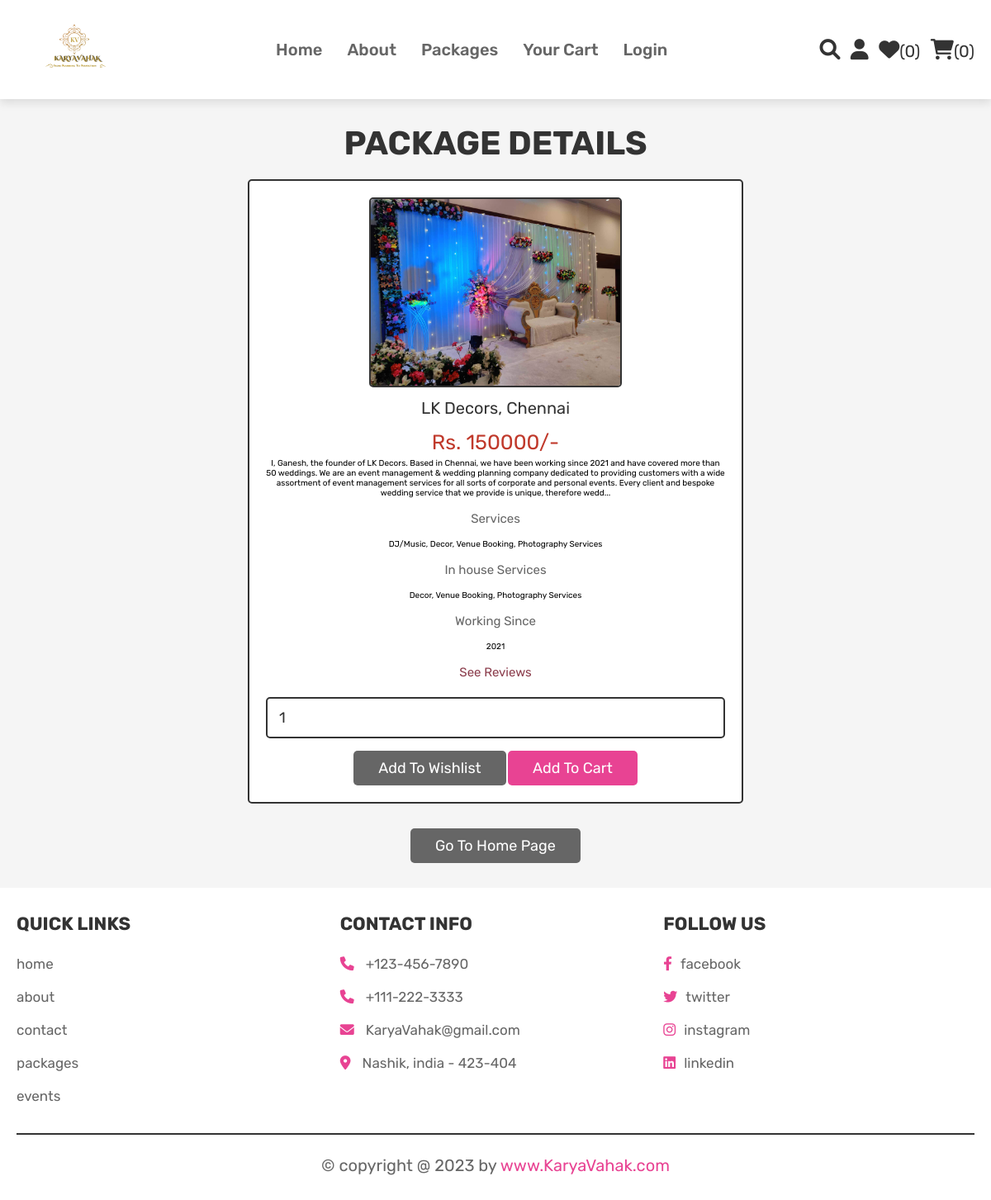
The app's page /view_page.php?pid=115 (signed in) with its own data.
### tables this page shows
CREATE TABLE `products` (
  `id` int(100) NOT NULL,
  `name` varchar(100) NOT NULL,
  `details` varchar(500) NOT NULL,
  `price` int(100) NOT NULL,
  `workingsince` int(11) NOT NULL,
  `services` varchar(500) NOT NULL,
  `inservices` varchar(500) NOT NULL,
  `image` varchar(100) NOT NULL,
  `reviewlink` varchar(50) NOT NULL
);

### view_page.php (the view, shortened to what this page needs)
<?php
@include 'config.php';
?>
<!DOCTYPE html>
<html lang="en">
<head>
   <link rel="stylesheet" href="https://cdnjs.cloudflare.com/ajax/libs/font-awesome/6.0.0/css/all.min.css">
   <link rel="stylesheet" href="css/style.css">
</head>
<body>
<?php @include 'header.php'; ?>
<section class="quick-view">
    <h1 class="title">package details</h1>
    <?php
        if(isset($_GET['pid'])){
            $pid = $_GET['pid'];
            $select_products = mysqli_query($conn, "SELECT * FROM `products` WHERE id = '$pid'") or die('query failed');
         if(mysqli_num_rows($select_products) > 0){
            while($fetch_products = mysqli_fetch_assoc($select_products)){
    ?>
    <form action="" method="POST">
         <img src="uploaded_img/<?php echo $fetch_products['image']; ?>" alt="" class="image">
         <div class="name"><?php echo $fetch_products['name']; ?></div>
         <div class="price">Rs. <?php echo $fetch_products['price']; ?>/-</div>
         <div class="para"><?php echo $fetch_products['details']; ?></div>
         <div class="details">Services </div>
         <div class="para"><?php echo $fetch_products['services']; ?></div>
         <div class="details">In house Services </div>
         <div class="para"><?php echo $fetch_products['inservices']; ?></div>
         <div class="details">Working Since </div>
         <div class="para"><?php echo $fetch_products['workingsince']; ?></div>
         <div class="details"><a href="<?php echo $fetch_products['reviewlink']; ?>" class="linkcolor"> See Reviews </a></div>
         <input type="number" name="product_quantity" value="1" min="1" max="1" class="qty">
         <input type="submit" value="add to wishlist" name="add_to_wishlist" class="option-btn">
         <input type="submit" value="add to cart" name="add_to_cart" class="btn">
      </form>
    <?php
            }
        }else{
        echo '<p class="empty">no products details available!</p>';
        }
    }
    ?>
    <div class="more-btn">
        <a href="home.php" class="option-btn">go to home page</a>
    </div>
</section>
<?php @include 'footer.php'; ?>
</body>
</html>

### css/style.css (style rules this page uses)
:root { --pink:#e84393; --red:#c0392b; --orange:#f39c12; --black:#333; --white:#fff; --light-color:#666; --light-white:#ccc; --light-bg:#f5f5f5; --border:.2rem solid var(--black); --box-shadow:0 .5rem 1rem rgba(0,0,0,.1); }
* { font-family: 'Rubik', sans-serif; margin:0; padding:0; box-sizing: border-box; outline: none; border:none; text-decoration: none; transition:all .2s linear; }
html { font-size: 62.5%; overflow-x: hidden; scroll-behavior: smooth; scroll-padding-top: 6.5rem; }
body { background: var(--light-bg); }
.linkcolor { color: var(--pink); }
section { padding:3rem 2rem; }
.btn, .delete-btn, .option-btn { display: inline-block; border-radius: .5rem; margin-top: 1rem; font-size: 1.8rem; color:var(--white); cursor: pointer; padding:1rem 3rem; text-transform: capitalize; }
.btn { background-color: var(--pink); }
.option-btn { background-color: #666; }
.more-btn { margin-top: 2rem; text-align: center; }
.title { text-align: center; margin-bottom: 2rem; color:var(--black); text-transform: uppercase; font-size: 4rem; }
.linkcolor { color: rgb(122 32 49 / 87%); }
.quick-view form { max-width: 60rem; padding:2rem; text-align: center; border:var(--border); box-shadow: var(--border); border-radius: .5rem; background-color: var(--white); margin:0 auto; }
.quick-view form .image { height: 230px; border:var(--border); border-radius: .5rem; }
.quick-view form .name { margin:1rem 0; font-size: 2rem; color:var(--black); }
.quick-view form .price { color:var(--red); font-size: 2.5rem; padding:.5rem 0; }
.quick-view form .details { padding:1rem 0; font-size: 1.5rem; color:var(--light-color); line-height: 2; }
.quick-view form .qty { width: 100%; padding:1.2rem 1.4rem; font-size: 1.8rem; color:var(--black); border-radius: .5rem; border:var(--border); margin:.5rem 0; }

### records on screen
products: image (picture), name "LK Decors, Chennai", price "150000", details "I, Ganesh, the founder of LK Decors. Based in Chennai, we have been working since 2021 and have covered more than 50 weddings. We are an event management & wedding planning company dedicated to providing customers with a wide assortment of event management services for all sorts of corporate and personal events. Every client and bespoke wedding service that we provide is unique, therefore wedd...", services "DJ/Music, Decor, Venue Booking, Photography Services", inservices "Decor, Venue Booking, Photography Services", workingsince "2021"

### other values on screen
$wishlist_num_rows "0"
$cart_num_rows "0"
